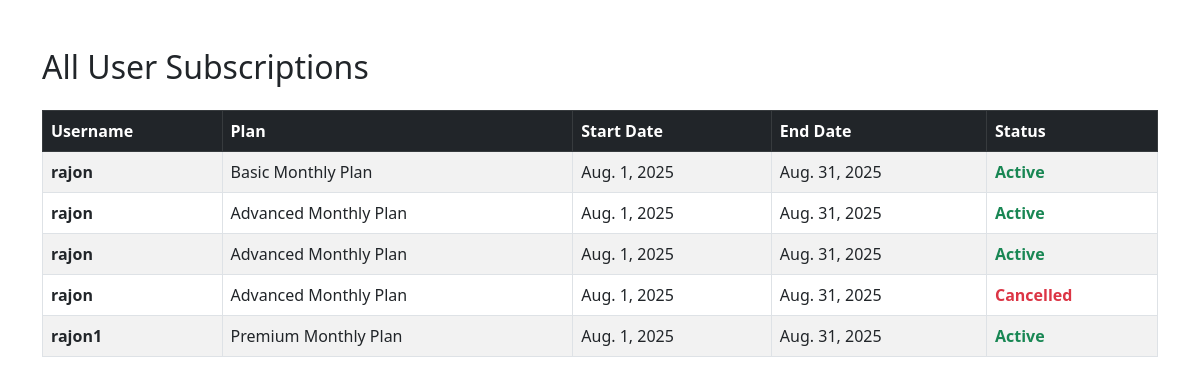
The page /subscriptions/ on the database its author committed.
### subscription/models.py (models this page shows, shortened)
class Subscription(models.Model):
    STATUS_CHOICES = [
        ('active', 'Active'),
        ('cancelled', 'Cancelled'),
        ('expired', 'Expired'),
    ]
    user = models.ForeignKey(User, on_delete=models.CASCADE)
    plan = models.ForeignKey(Plan, on_delete=models.CASCADE)
    start_date = models.DateField()
    end_date = models.DateField()
    status = models.CharField(max_length=10, choices=STATUS_CHOICES)

### plan/models.py (models this page shows, shortened)
class Plan(models.Model):
    name = models.CharField(max_length=100)
    price = models.DecimalField(max_digits=10, decimal_places=2)
    duration_days = models.PositiveIntegerField()
    class Meta:
        verbose_name = "Register Plan"
        verbose_name_plural = "Register Plan"

### subscription/views.py (the view)
# urls.py: path('subscriptions/', subscriptions_list, name='subscriptions_list'),
def subscriptions_list(request):
    subscriptions = Subscription.objects.select_related('user', 'plan').all()
    return render(request,'subscriptions/subscriptions_list.html',{
        'subscriptions': subscriptions
    })

### subscription/templates/subscriptions/subscriptions_list.html (shortened to what this page needs)
<!DOCTYPE html>
<html lang="en">
<head>
    <link rel="stylesheet" href="https://cdn.jsdelivr.net/npm/bootstrap@5.3.0/dist/css/bootstrap.min.css">
</head>
<body>
<div class="container mt-5">
    <h2 class="mb-4">All User Subscriptions</h2>
    <table class="table table-striped table-bordered table-hover">
        <thead class="table-dark">
        <tr>
            <th>Username</th>
            <th>Plan</th>
            <th>Start Date</th>
            <th>End Date</th>
            <th>Status</th>
        </tr>
        </thead>
        <tbody>
        {% for sub in subscriptions %}
            <tr>
                <td class="fw-bold">{{ sub.user.username }}</td>
                <td>{{ sub.plan.name }}</td>
                <td>{{ sub.start_date }}</td>
                <td>{{ sub.end_date }}</td>
                <td class="fw-bold {% if sub.status == 'active' %}text-success
                           {% elif sub.status == 'cancelled' %}text-danger
                           {% else %}text-warning
                           {% endif %}">
                           {{ sub.status|title }}
                </td>
            </tr>
        {% empty %}
            <tr><td colspan="5" class="text-center">No subscriptions found.</td></tr>
        {% endfor %}
        </tbody>
    </table>
</div>
</body>
</html>

### rows shown on the page
Subscription: user.username "rajon", plan.name "Basic Monthly Plan", start_date "Aug. 1, 2025", end_date "Aug. 31, 2025", status "Active"
Subscription: user.username "rajon", plan.name "Advanced Monthly Plan", start_date "Aug. 1, 2025", end_date "Aug. 31, 2025", status "Active"
Subscription: user.username "rajon", plan.name "Advanced Monthly Plan", start_date "Aug. 1, 2025", end_date "Aug. 31, 2025", status "Active"
Subscription: user.username "rajon", plan.name "Advanced Monthly Plan", start_date "Aug. 1, 2025", end_date "Aug. 31, 2025", status "Cancelled"
Subscription: user.username "rajon1", plan.name "Premium Monthly Plan", start_date "Aug. 1, 2025", end_date "Aug. 31, 2025", status "Active"
